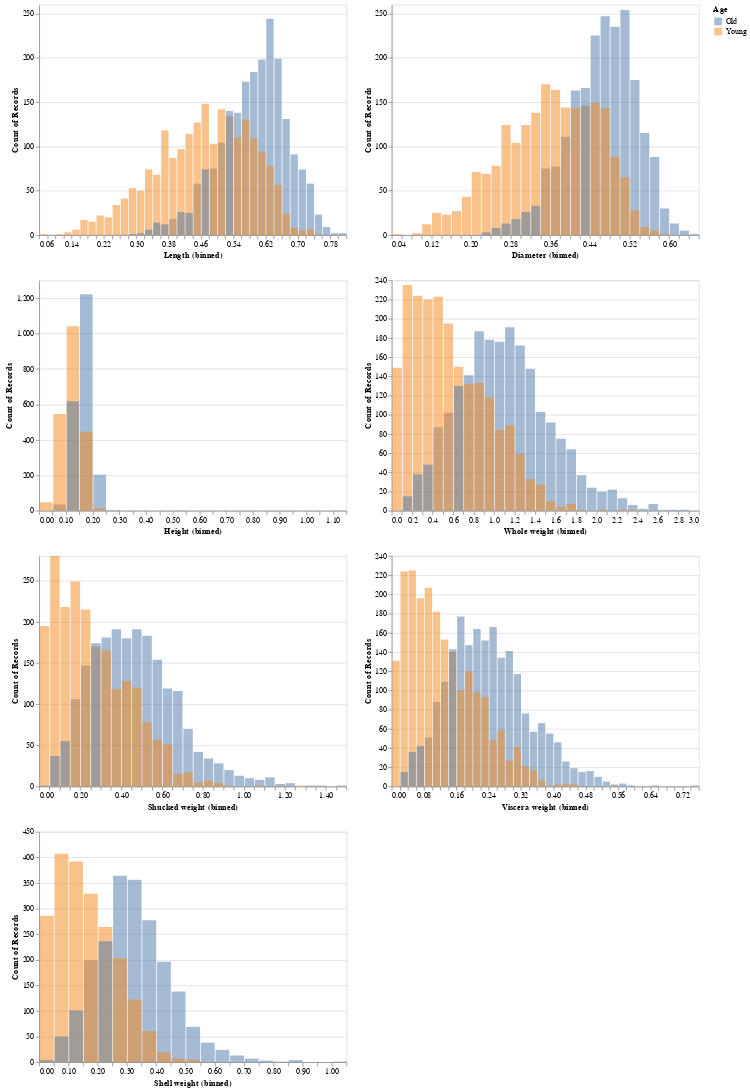

Notebook code for this chart:
### Markdown cell above
- Vediamo la distribuzione delle variabili numeriche rispetto la classe da predire
- La distribuzione delle feature numeriche sembra seguire una forma simile sia per la classe dei vecchi che per quella dei giovani
   - La distribuzione delle feature `Length` e `Diameter` hanno la stessa distribuzione obliqua verso sinistra
   - `Whole weight`, `Shucked weight`, `Viscera weight` e `Shell weight` hanno sempre una distribuzione obliqua, ma verso destra
   - La feature `Height` non presenta una distribuzione obliqua

### Code cell
alt.Chart(data).mark_bar(
    opacity=0.5
).encode(
    alt.X(alt.repeat(), type="quantitative", bin=alt.Bin(maxbins=50)),
    alt.Y("count()", stack=None),
    color="Age",
).repeat(numeric_variables, columns=2)

### Figure 1 — Vega-Lite specification as saved in the notebook (floating-point values rounded to 4 significant figures; data arrays with more than 128 entries replaced by an {"elided": "..."} marker saying what was removed)
{"config": {"view": {"continuousWidth": 400, "continuousHeight": 300}}, "repeat": ["Length", "Diameter", "Height", "Whole weight", "Shucked weight", "Viscera weight", "Shell weight"], "spec": {"data": {"name": "data-9c05c9082508652b31670c790ad1fcac"}, "mark": {"type": "bar", "opacity": 0.5}, "encoding": {"color": {"field": "Age", "type": "nominal"}, "x": {"bin": {"maxbins": 50}, "field": {"repeat": "repeat"}, "type": "quantitative"}, "y": {"aggregate": "count", "stack": null, "type": "quantitative"}}}, "columns": 2, "$schema": "https://vega.github.io/schema/vega-lite/v4.17.0.json", "datasets": {"data-9c05c9082508652b31670c790ad1fcac": {"elided": "4177 records"}}}
